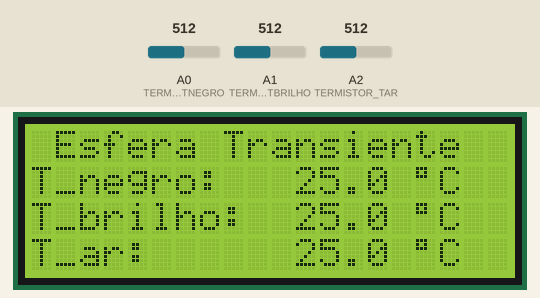
Bench run of a sketch on a simulated Arduino Due. On the bench: 20×4 character LCD. Inputs (shaded band) come from the test bench; at power-on: A0 (TERMISTOR_TNEGRO) = 512, A1 (TERMISTOR_TBRILHO) = 512, A2 (TERMISTOR_TAR) = 512 (analog values on the 0–1023 scale). What the sketch prints to the serial monitor is not drawn.

Above: at 5.3 s.
5.4 s: A0 (TERMISTOR_TNEGRO) set to 5
At 5.9 s:
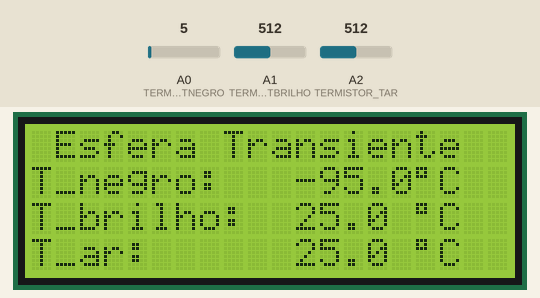
6.9 s: A0 (TERMISTOR_TNEGRO) set to 2
At 7.7 s:
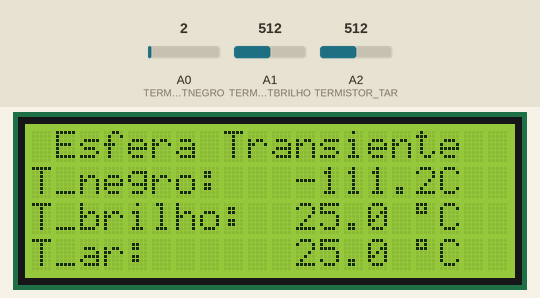
8.5 s: A1 (TERMISTOR_TBRILHO) set to 5
At 9.8 s:
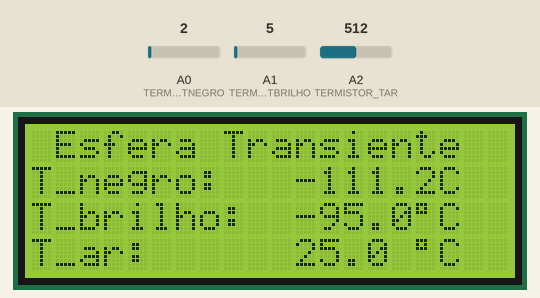
10.1 s: A1 (TERMISTOR_TBRILHO) set to 2
At 10.7 s:
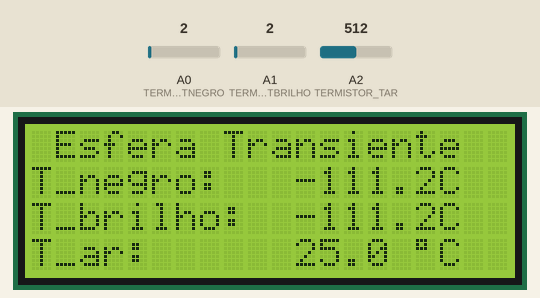
11.7 s: A2 (TERMISTOR_TAR) set to 5
At 13.1 s:
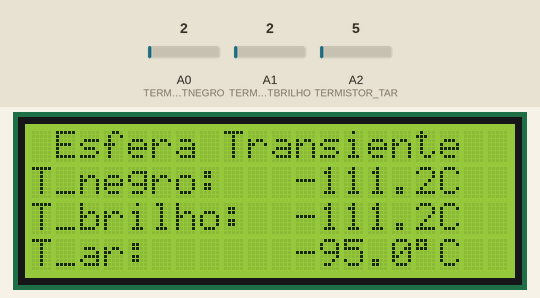
13.4 s: A2 (TERMISTOR_TAR) set to 2
At 14.2 s:
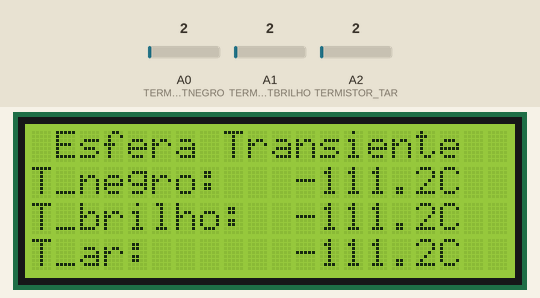
Timing chart, 0 to 16.4 s (numbered marks = the images above; inputs shaded):
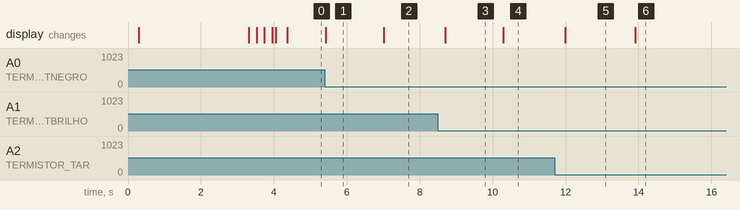

Measured:
- the behaviour switches between 4 and 3 on A0 (TERMISTOR_TNEGRO) (found by bisection; images 1 and 2)
- the behaviour switches between 4 and 3 on A1 (TERMISTOR_TBRILHO) (found by bisection; images 3 and 4)
- the behaviour switches between 4 and 3 on A2 (TERMISTOR_TAR) (found by bisection; images 5 and 6)
- after the input at 5.4 s, the display: changes at once (image 1)
- after the input at 6.9 s, the display: changes after 0.11 s (image 2)
- after the input at 8.5 s, the display: changes after 0.20 s (image 3)
- after the input at 10.1 s, the display: changes after 0.19 s (image 4)
- after the input at 11.7 s, the display: changes after 0.29 s (image 5)
- after the input at 13.4 s, the display: changes after 0.51 s (image 6)

The sketch:

experimento_esfera.ino
```cpp
/*  ********************************************************************************
 *   LMPT-UFSC: Software para Experimento de Análise de Transitório com Esferas
    Autor: Victor Augusto dos Santos
    E-Mail: viic.santos@gmail.com

    Funcionamento: O software faz a amostragem de três termistores acoplados aos conversores AD do
    Arduino DUE (A0, A1 e A2) a cada 500ms. Estes termistores medem as grandezas Tnegro, Tbrilho e Tar, respectivamente.
    A cada 500ms o display LCD é atualizado, e em seguida os dados são enviados para o software de leitura no PC, através da interface serial (UART) do Arduino Due.

    Neste experimento são usados termistores de 10K Ohms, com uma resistência auxiliar de mesma grandeza.

    LiquidCrystal_I2C lib: https://github.com/marcoschwartz/LiquidCrystal_I2C
 ******************************************************************************** */

#include <Wire.h> //necessária para a interface i2c do display
#include <LiquidCrystal_I2C.h>
#include <math.h>

/*********** definições de constantes do programa *******************/
#define SERIAL_BAUDRATE 9600
#define SERIAL_PACKET_SIZE 64 //64 bits o protocolo de comunicação com o PC
#define RESOLUCAO_ADC 12
#define AMOSTRAS_MEDIA 5.0 //média aritmética de 5 amostras por canal
#define SERIAL_CADENCIA 1000


//definição dos valores de resistência nominal para cada termistor utilizado
#define RESISTENCIA_TERMISTOR_1 10000.0
#define RESISTENCIA_TERMISTOR_2 10000.0
#define RESISTENCIA_TERMISTOR_3 10000.0
//definição dos valores de resistência auxiliar (pad) para cada termistor em ohms
#define RESISTENCIA_PAD_T1 10000.0
#define RESISTENCIA_PAD_T2 10000.0
#define RESISTENCIA_PAD_T3 10000.0
//definição dos termistores
#define TERMISTOR_TNEGRO A0
#define TERMISTOR_TBRILHO A1
#define TERMISTOR_TAR A2
//tipos de sensores, usado no pacote serial
#define SENSOR_TERMISTOR 0
#define SENSOR_ADC 1
#define SENSOR_TERMOPAR 2
#define SENSOR_ADS 3

//constantes calibracao para o thermistor de 10k Ohm
#define A 3.354016e-03
#define B 3.509850e-04
#define C 2.620131e-06

/* Declaração de variáveis e pinos usados */
//LCD
//pinos utilizados (interface I2C): 20 (SDA), 21(SCL)
LiquidCrystal_I2C lcd(0x3F,20,4);

//Variáveis auxiliares
double media_tNegro = 0, media_tBrilho = 0, media_tAr = 0;
double temp_tNegro = 0, temp_tBrilho = 0, temp_tAr = 0;
//variáveis utilizadas no tick de print da serial
long long tempo_ms = 0;
long long serial_cadencia_ms = 0; //intervalo para printar a temperatura através da serial (1s)

typedef struct {
    uint8_t preamble_init;
    uint8_t sensor_type;
    uint8_t sensor_number;
    double sensor_data;
    uint8_t preamble_end;
  } packet;

void setup() {

  //Configuração dos pinos do ADC
  pinMode(TERMISTOR_TNEGRO, INPUT);
  pinMode(TERMISTOR_TBRILHO, INPUT);
  pinMode(TERMISTOR_TAR, INPUT);
  analogReadResolution(RESOLUCAO_ADC); //ADC resolução 12bits 0-4096

  //Serial que se comunica com o software no PC
  Serial.begin(SERIAL_BAUDRATE);

  //Inicialização do display LCD
  lcd.init();
  lcd.home();
  lcd.backlight();

  //Mostra a tela de inicialização
  lcd_splash();

  //Monta do template do display LCD para o experimento das esferas
  templateLCD_esfera();

  //inicializa as temperaturas com 0
  escreveTemp_lcd(0,1);
  escreveTemp_lcd(0,2);
  escreveTemp_lcd(0,3);
}

void loop() {

  tempo_ms = millis();

  //Calcula a media de leituras do ADC antes de converter em graus Celsius
  media_tNegro = calculaMedia(TERMISTOR_TNEGRO, AMOSTRAS_MEDIA);
  media_tBrilho = calculaMedia(TERMISTOR_TBRILHO, AMOSTRAS_MEDIA);
  media_tAr = calculaMedia(TERMISTOR_TAR, AMOSTRAS_MEDIA);

  temp_tNegro = steinhartAndHart(media_tNegro, RESISTENCIA_TERMISTOR_1, RESISTENCIA_PAD_T1);
  temp_tBrilho = steinhartAndHart(media_tBrilho, RESISTENCIA_TERMISTOR_2, RESISTENCIA_PAD_T2);
  temp_tAr = steinhartAndHart(media_tAr, RESISTENCIA_TERMISTOR_3, RESISTENCIA_PAD_T3);

  //Converte em graus Celsius utilizando a função de SteinHart-Hart e escreve no LCD
  escreveTemp_lcd(temp_tNegro,1);
  escreveTemp_lcd(temp_tBrilho,2);
  escreveTemp_lcd(temp_tAr,3);


  if ((tempo_ms - serial_cadencia_ms) >= SERIAL_CADENCIA) {
    enviaSerial(SENSOR_TERMISTOR, 0,temp_tNegro);
    enviaSerial(SENSOR_TERMISTOR, 1,temp_tBrilho);
    enviaSerial(SENSOR_TERMISTOR, 2,temp_tAr);
    serial_cadencia_ms = tempo_ms;
  }
}

/* Splash screen do LCD ao inicializar o sistema, apresentando as informações da instituição de ensino
 *  do laboratório e do departamento.
 */
void lcd_splash(){
  lcd.setCursor(5, 0);
  lcd.print("SENSU LTDA");
  delay(100);
  lcd.setCursor(4, 2);
  lcd.print("Experimentos");
  delay(100);
  lcd.setCursor(5, 3);
  lcd.print("Didaticos");
  //delay(100);
  //lcd.setCursor(5, 3);
  //lcd.print("Transitorio");
  delay(3000);
  lcd.clear();
  }

//As funções do LCD desta biblioteca não retornam erro, por isso declaro como void
void templateLCD_esfera(){
  lcd.setCursor(1, 0);
  lcd.print("Esfera Transiente");
  delay(100);
  lcd.setCursor(0, 1);
  lcd.print("T_negro:");
  delay(100);
  lcd.setCursor(16, 1);
  lcd.print((char)223); // degree symbol
  lcd.print("C");
  delay(100);
  lcd.setCursor(0, 2);
  lcd.print("T_brilho:");
  delay(100);
  lcd.setCursor(16, 2);
  lcd.print((char)223); // degree symbol
  lcd.print("C");
  delay(100);
  lcd.setCursor(0, 3);
  lcd.print("T_ar:");
  lcd.setCursor(16, 3);
  lcd.print((char)223); // degree symbol
  lcd.print("C");
  }


void escreveTemp_lcd(double temperatura, uint8_t linha_display) {
    lcd.setCursor(11, linha_display);
    lcdPrintFloat(temperatura, 1);
}


  /* utilizada na representação de números inteiros (não ponto flutuantes) */
  void escreveTemperatura_lcd(uint8_t temperatura, uint8_t linha_display) {
    if (temperatura == 0) { //condição de inicialização
      lcd.setCursor(13, linha_display);
      lcd.write('0');
      lcd.setCursor(14, linha_display);
      lcd.write('0');
      delay(100);
    }
    else if (temperatura >= 0 && temperatura < 10) { //numero entre 0 e 10
      lcd.setCursor(13, linha_display);
      lcd.write('0');
      lcd.setCursor(14, linha_display);
      lcd.print(temperatura);
      delay(100);
    }
    else { //numeros maiores que 10
      lcd.setCursor(13, linha_display);  // column , row  column 0 , row 1 i.e. bottom line of LCD
      lcd.print(temperatura);
      delay(100);
    }
  }

/* double steinhartAndHart(double mediaLeituras, double resistenciaTermisor, double resistenciaPad);
 * A função retorna o valor de temperatura em graus Celsius
 * sendo necessário entrar com o valor de leitura do ADC (ou média das leituras)
 * no qual o termistor está acoplado, o valor nominal de sua resistência em Ohms
 * e o valor de resistência utilizado no padding (resistência auxiliar)
 */

double steinhartAndHart(double mediaLeituras, double resistenciaTermisor, double resistenciaPad) {
    //calculo da temperatura é feito seguindo a função de SteinHart-Hart para termistores
    double resistencia = resistenciaPad * ((4095.0 / mediaLeituras) - 1.0);
    double LnRes = log(resistencia / resistenciaTermisor);
    double temperatura = 1.0 / (A + (B * LnRes) + (C * pow(LnRes, 3.0)));
    temperatura = temperatura - 273.15; //converte de graus Kelvin para graus Celsius
    return temperatura;
}

  /* int calculaMedia(int termistor, int n_amostras);
 *  A função retorna a média, em número inteiro, de n amostragens da entrada especificada
   */
  double calculaMedia(double entrada, double n_amostras) {
    int i = 0;
    double media_leituras = 0;

    for (i=0; i < n_amostras; i++) {
      media_leituras += analogRead(entrada);
    }
    media_leituras /= n_amostras;
    return media_leituras;
  }


/** lcdPrintFloat recebe como parâmetros o valor em ponto flutuante a ser printado e a precisão **/
void lcdPrintFloat(float val, byte precision) {
    // prints val on a ver 0012 text lcd with number of decimal places determine by precision
    // precision is a number from 0 to 6 indicating the desired decimial places
    // example: lcdPrintFloat( 3.1415, 2); // prints 3.14 (two decimal places)

    if (val < 0.0) {
        lcd.print('-');
        val = -val;
    }

    lcd.print((long) val);  //prints the integral part
    if (precision > 0) {
        lcd.print("."); // print the decimal point
        unsigned long frac;
        unsigned long mult = 1;
        byte padding = precision - 1;
        while (precision--)
            mult *= 10;

        if(val >= 0)
        frac = (val - int(val)) * mult;
        else
        frac = (int(val)- val ) * mult;
        unsigned long frac1 = frac;
        while (frac1 /= 10)
            padding--;
        while (padding--)
            lcd.print("0");
        lcd.print(frac, DEC);
        delay(100);
    }
}


  /* Envia o pacote com os valores de temperatura de cada sensor pela serial
  * Informar o tipo, o número e a leitura do sensor
  *
  */
  void enviaSerial(uint8_t sensorType, uint8_t sensorNumber, double sensorData) {
      packet serialOut;
      serialOut.preamble_init = 0xAA;
      serialOut.sensor_type = sensorType;
      serialOut.sensor_number = sensorNumber;
      serialOut.sensor_data = sensorData;
      serialOut.preamble_end = 0xFF;

      Serial.print(serialOut.preamble_init);
      Serial.print(serialOut.sensor_type);
      Serial.print(serialOut.sensor_number);
      Serial.print(serialOut.sensor_data);
      Serial.print(serialOut.preamble_end);
      Serial.println("");
    }
```
